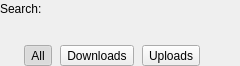
           <widget class="QWidget" name="pSearchHeader">
            <property name="sizePolicy">
             <sizepolicy hsizetype="Expanding" vsizetype="Fixed">
              <horstretch>0</horstretch>
              <verstretch>0</verstretch>
             </sizepolicy>
            </property>
            <property name="minimumSize">
             <size>
              <width>0</width>
              <height>66</height>
             </size>
            </property>
            <property name="maximumSize">
             <size>
              <width>16777215</width>
              <height>66</height>
             </size>
            </property>
            <layout class="QVBoxLayout" name="searchHeaderLayout">
             <property name="spacing">
              <number>5</number>
             </property>
             <property name="leftMargin">
              <number>0</number>
             </property>
             <property name="topMargin">
              <number>0</number>
             </property>
             <property name="rightMargin">
              <number>0</number>
             </property>
             <property name="bottomMargin">
              <number>0</number>
             </property>
             <item>
              <layout class="QHBoxLayout" name="searchTextHeaderLayout">
               <property name="spacing">
                <number>0</number>
               </property>
               <item>
                <widget class="QLabel" name="lSearch">
                 <property name="minimumSize">
                  <size>
                   <width>0</width>
                   <height>0</height>
                  </size>
                 </property>
                 <property name="maximumSize">
                  <size>
                   <width>16777215</width>
                   <height>16777215</height>
                  </size>
                 </property>
                 <property name="text">
                  <string>Search:</string>
                 </property>
                 <property name="alignment">
                  <set>Qt::AlignLeading|Qt::AlignLeft|Qt::AlignVCenter</set>
                 </property>
                </widget>
               </item>
               <item>
                <widget class="QLabel" name="lTextSearch">
                 <property name="sizePolicy">
                  <sizepolicy hsizetype="Expanding" vsizetype="Preferred">
                   <horstretch>0</horstretch>
                   <verstretch>0</verstretch>
                  </sizepolicy>
                 </property>
                 <property name="minimumSize">
                  <size>
                   <width>0</width>
                   <height>0</height>
                  </size>
                 </property>
                 <property name="maximumSize">
                  <size>
                   <width>16777215</width>
                   <height>16777215</height>
                  </size>
                 </property>
                 <property name="text">
                  <string/>
                 </property>
                </widget>
               </item>
              </layout>
             </item>
             <item>
              <widget class="QLabel" name="lNbResults">
               <property name="minimumSize">
                <size>
                 <width>0</width>
                 <height>0</height>
                </size>
               </property>
               <property name="maximumSize">
                <size>
                 <width>16777215</width>
                 <height>16777215</height>
                </size>
               </property>
               <property name="text">
                <string/>
               </property>
              </widget>
             </item>
             <item>
              <widget class="QWidget" name="searchByTextTypeSelector" native="true">
               <layout class="QHBoxLayout" name="searchByTypeLayout">
                <property name="spacing">
                 <number>8</number>
                </property>
                <property name="leftMargin">
                 <number>24</number>
                </property>
                <property name="topMargin">
                 <number>0</number>
                </property>
                <property name="rightMargin">
                 <number>0</number>
                </property>
                <property name="bottomMargin">
                 <number>0</number>
                </property>
                <item>
                 <widget class="QToolButton" name="tAllResults">
                  <property name="cursor">
                   <cursorShape>PointingHandCursor</cursorShape>
                  </property>
                  <property name="text">
                   <string>All</string>
                  </property>
                  <property name="checkable">
                   <bool>true</bool>
                  </property>
                  <property name="checked">
                   <bool>true</bool>
                  </property>
                  <property name="autoExclusive">
                   <bool>true</bool>
                  </property>
                  <property name="toolButtonStyle">
                   <enum>Qt::ToolButtonTextOnly</enum>
                  </property>
                 </widget>
                </item>
                <item>
                 <widget class="QToolButton" name="tDlResults">
                  <property name="cursor">
                   <cursorShape>PointingHandCursor</cursorShape>
                  </property>
                  <property name="text">
                   <string>Downloads</string>
                  </property>
                  <property name="checkable">
                   <bool>true</bool>
                  </property>
                  <property name="autoExclusive">
                   <bool>true</bool>
                  </property>
                  <property name="toolButtonStyle">
                   <enum>Qt::ToolButtonTextOnly</enum>
                  </property>
                 </widget>
                </item>
                <item>
                 <widget class="QToolButton" name="tUlResults">
                  <property name="cursor">
                   <cursorShape>PointingHandCursor</cursorShape>
                  </property>
                  <property name="text">
                   <string>Uploads</string>
                  </property>
                  <property name="checkable">
                   <bool>true</bool>
                  </property>
                  <property name="autoExclusive">
                   <bool>true</bool>
                  </property>
                  <property name="toolButtonStyle">
                   <enum>Qt::ToolButtonTextOnly</enum>
                  </property>
                 </widget>
                </item>
                <item>
                 <spacer name="horizontalSpacer_15">
                  <property name="orientation">
                   <enum>Qt::Horizontal</enum>
                  </property>
                  <property name="sizeHint" stdset="0">
                   <size>
                    <width>40</width>
                    <height>20</height>
                   </size>
                  </property>
                 </spacer>
                </item>
               </layout>
              </widget>
             </item>
            </layout>
           </widget>
